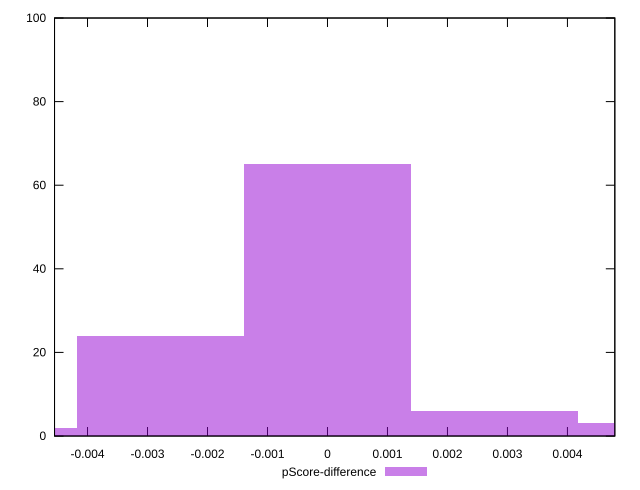

Write gnuplot code to recreate this figure.
reset

$pScoreDifference <<EOF
0 65
-0.002778989723126042 24
0.002778989723126042 6
-0.005557979446252084 2
0.005557979446252084 3
EOF

set key outside below
set boxwidth 0.002778989723126042
set xrange [-0.004550000000745125:0.004789999999726735]
set yrange [0:100]
set trange [0:100]
set style fill transparent solid 0.5 noborder
set terminal svg size 640, 490 enhanced background rgb 'white'
set output "reprap/uses-rel-preconnect/samples/pages+cached/pScore-difference/histogram.svg"

plot $pScoreDifference title "pScore-difference" with boxes

reset
